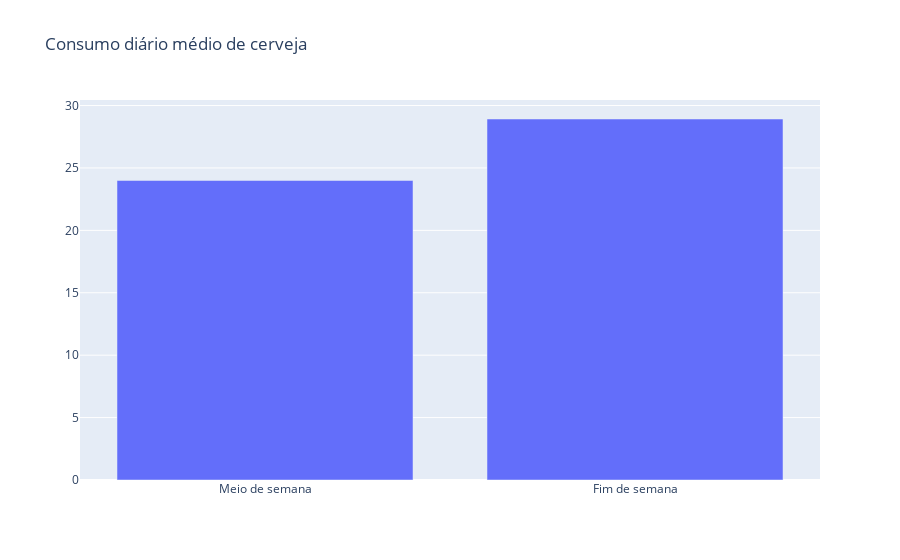

The notebook cell saved with this chart:
### Code cell
mid_week = np.mean(beer[beer['Final de Semana'] == 0]['Consumo de cerveja (litros)'])
week_end = np.mean(beer[beer['Final de Semana'] == 1]['Consumo de cerveja (litros)'])

values = [mid_week, week_end]

fig = go.Figure(data=[go.Bar(x=labels, y=values)])
fig.update_layout(title='Consumo diário médio de cerveja')
fig.show()

### Figure 1 — Plotly figure (JSON) as saved in the notebook; plotly's stock layout.template omitted (floating-point values rounded to 4 significant figures)
{"data": [{"type": "bar", "x": ["Meio de semana", "Fim de semana"], "y": [24.0, 28.92]}], "layout": {"title": {"text": "Consumo diário médio de cerveja"}}}
